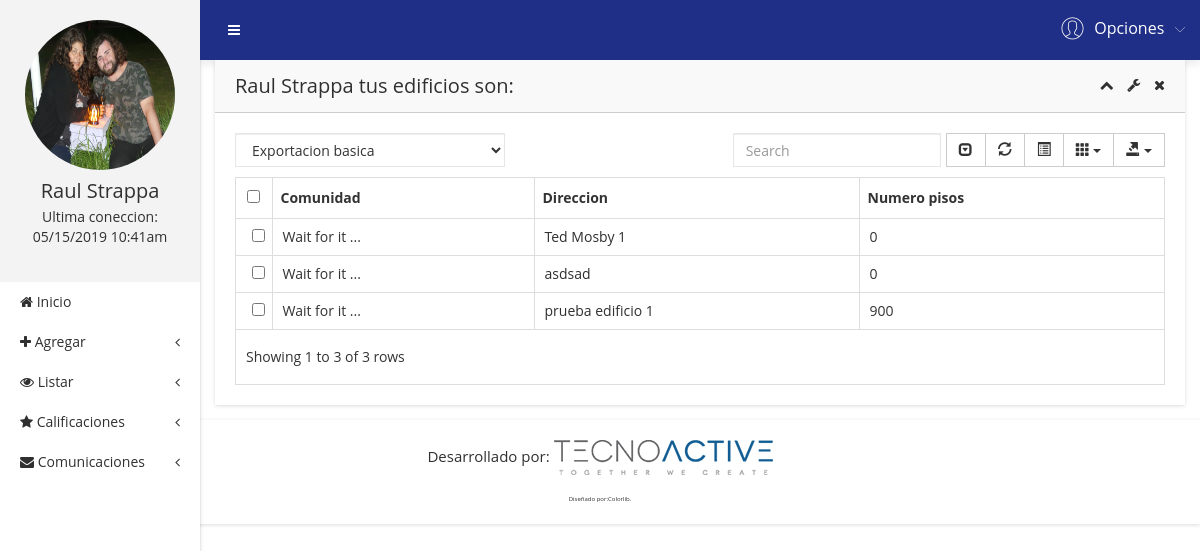
Before: /?c=Usuario&a=Edificios (signed in) with the older database file.
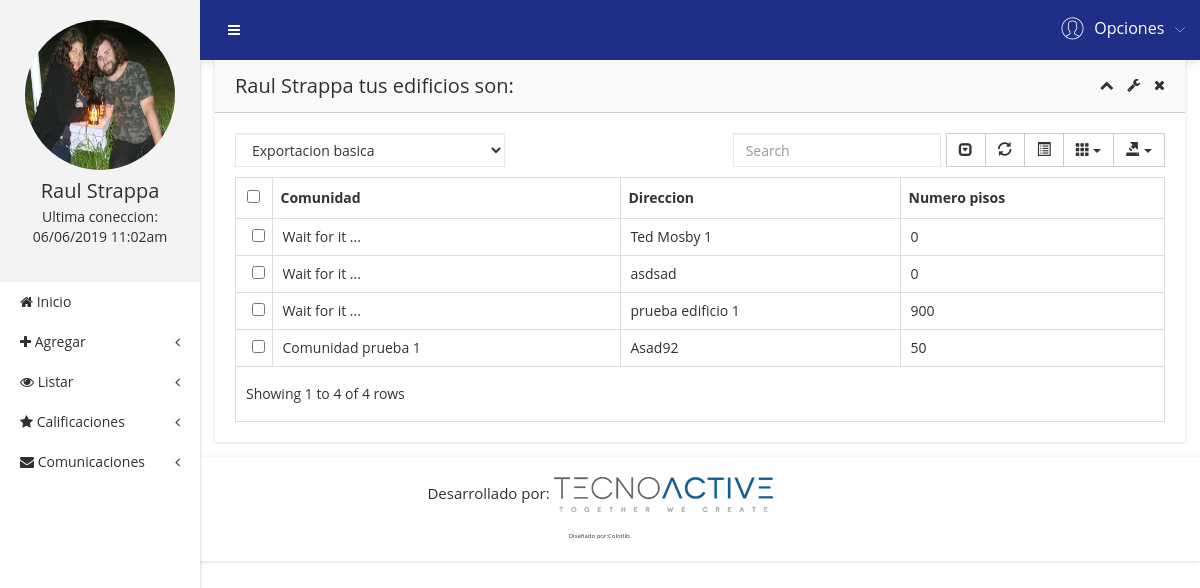
After: the same page with the newer database file.
### tables this page shows
CREATE TABLE `edificio` (
  `idEdificio` int(6) NOT NULL AUTO_INCREMENT,
  `idComunidad` int(6) NOT NULL,
  `direccionEdificio` varchar(200) NOT NULL,
  `numeroPisos` int(6) NOT NULL,
  `nombreEdificio` varchar(255) DEFAULT NULL,
  PRIMARY KEY (`idEdificio`)
);

CREATE TABLE `comunidad` (
  `idComunidad` int(6) NOT NULL AUTO_INCREMENT,
  `idAdmin` int(6) NOT NULL,
  `nombreComunidad` varchar(30) NOT NULL,
  `direccionComunidad` varchar(30) NOT NULL,
  `idRegion` int(20) NOT NULL,
  `idComuna` int(20) NOT NULL,
  PRIMARY KEY (`idComunidad`)
);

### controller/usuario.controller.php (called while the page is built, shortened)
<?php
require_once 'model/edificio.php';
class UsuarioController
{
    public function Edificios()
    {
      $e = new Edificio();
      require_once 'view/header.php';
      require_once 'view/listarEdificios.php';
      require_once 'view/footer.php';
    }
}
 ?>

### model/database.php (called while the page is built, shortened)
<?php
class Database
{
	public static function Conn()
	{
		$conn = new PDO('mysql:host=localhost;dbname=awake','root','',array(PDO::MYSQL_ATTR_INIT_COMMAND=>'SET NAMES \'UTF8\''));
		$conn -> setAttribute(PDO::ATTR_ERRMODE,PDO::ERRMODE_EXCEPTION);
		return $conn;
	}
}
?>

### model/edificio.php (called while the page is built, shortened)
<?php
class edificio
{
  private $conn;
  public function __CONSTRUCT()
   {
       try
       {
         $this->conn = Database::Conn();
       }
       catch(Exception $e)
       {
         die($e->getMessage());
       }
   }
   public function Listar()
   {
     $sql = $this->conn->prepare("SELECT * FROM edificio e join comunidad c using(idComunidad)");
     $sql->execute();
     return $sql->fetchAll(PDO::FETCH_OBJ);
   }
}
 ?>

### view/listarEdificios.php (the view, shortened to what the changed rows need)
        <div class="admin-dashone-data-table-area">
            <div class="container-fluid">
                <div class="row">
                    <div class="col-lg-12">
                        <div class="sparkline8-list shadow-reset">
                            <div class="sparkline8-hd">
                                <div class="main-sparkline8-hd">
                                    <h1><?php echo $_SESSION['nombre']." tus edificios son:" ?></h1>
                                    <div class="sparkline8-outline-icon">
                                        <span class="sparkline8-collapse-link"><i class="fa fa-chevron-up"></i></span>
                                        <span><i class="fa fa-wrench"></i></span>
                                        <span class="sparkline8-collapse-close"><i class="fa fa-times"></i></span>
                                    </div>
                                </div>
                            </div>
                            <div class="sparkline8-graph">
                                <div class="datatable-dashv1-list custom-datatable-overright">
                                    <div id="toolbar">
                                        <select class="form-control">
                                            <option value="">Exportacion basica</option>
                                        </select>
                                    </div>
                                    <table id="table" data-toggle="table" data-pagination="true" data-search="true" data-show-columns="true" data-show-pagination-switch="true" data-show-refresh="true" data-key-events="true" data-show-toggle="true" data-resizable="true" data-cookie="true" data-cookie-id-table="saveId" data-show-export="true" data-click-to-select="true" data-toolbar="#toolbar">
                                        <thead>
                                            <tr>
                                                <th data-field="Comunidad" data-editable="true">Comunidad</th>
                                                <th data-field="Direccion" data-editable="true">Direccion</th>
                                                <th data-field ="Numero pisos">Numero pisos</th>
                                            </tr>
                                        </thead>
                                        <tbody>
                                      <?php if ($_SESSION['idTipo'] >0): ?>
                                        <?php foreach ($e->ListarAdministrador($idAdmin) as $row): ?>
                                          <tr>
                                              <td></td>
                                              <td><?php echo $row->nombreComunidad ?></td>
                                              <td><a href="?c=Usuario&a=ListarEdificio&id=<?php echo $row->idEdificio ?>"><?php echo $row->direccionEdificio ?></a></td>
                                              <td><?php echo $row->numeroPisos; ?></td>
                                          </tr>
                                        <?php endforeach; ?>
                                      <?php elseif ($_SESSION['idTipo'] == 0): ?>
                                        <?php foreach ($e->Listar() as $row): ?>
                                          <tr>
                                              <td><?php echo $row->nombreComunidad ?></td>
                                              <td><a href="?c=Usuario&a=ListarEdificio&id=<?php echo $row->idEdificio ?>"><?php echo $row->direccionEdificio ?></a></td>
                                              <td><?php echo $row->numeroPisos; ?></td>
                                          </tr>
                                        <?php endforeach; ?>
                                      <?php endif; ?>
                                        </tbody>
                                    </table>
                                </div>
                            </div>
                        </div>
                    </div>
                </div>
            </div>
        </div>
    </div>
</div>

### view/header.php (shortened to what the changed rows need)
<!doctype html>
<html class="no-js" lang="en">
<head>
    <link rel="stylesheet" href="assets/css/bootstrap.min.css">
    <link rel="stylesheet" href="assets/css/font-awesome.min.css">
    <link rel="stylesheet" href="assets/css/adminpro-custon-icon.css">
    <link rel="stylesheet" href="assets/css/meanmenu.min.css">
    <link rel="stylesheet" href="assets/css/jquery.mCustomScrollbar.min.css">
    <link rel="stylesheet" href="assets/css/animate.css">
    <link rel="stylesheet" href="assets/css/data-table/bootstrap-table.css">
    <link rel="stylesheet" href="assets/css/data-table/bootstrap-editable.css">
    <link rel="stylesheet" href="assets/css/normalize.css">
    <link rel="stylesheet" href="assets/css/c3.min.css">
    <link rel="stylesheet" href="assets/css/form/all-type-forms.css">
    <link rel="stylesheet" href="assets/css/form.css">
    <link rel="stylesheet" href="assets/style.css">
    <link rel="stylesheet" href="assets/css/responsive.css">
    <link rel="stylesheet" href="assets/css/miCSS.css">
</head>
<body class="materialdesign">
    <div class="wrapper-pro">
        <div class="left-sidebar-pro">
            <nav id="sidebar">
                <div class="sidebar-header">
                    <a href="?c=Usuario&a=MiPerfil"><img src="<?php echo $_SESSION['fotoPerfil'] ?>" alt="" />
                    </a>
                    <h3><?php echo $_SESSION['nombre'] ?></h3>
                    <p>Ultima coneccion: <br> <?php echo $_SESSION['ultimaConexion'] ?></p>
                </div>
                <div class="left-custom-menu-adp-wrap">
                  <?php if ($_SESSION['idTipo'] == 0): ?>
                    <ul class="nav navbar-nav left-sidebar-menu-pro">
                        <li class="nav-item">
                            <a href="?c=Usuario&a=Dashboard" role="button" ><i class="fa big-icon fa-home"></i> <span class="mini-dn">Inicio</span> <span class=><i class=""></i></span></a>
                        </li>
                        <li class="nav-item"><a href="#" data-toggle="dropdown" role="button" aria-expanded="false" class="nav-link dropdown-toggle"><i class="fa big-icon fa-plus"></i> <span class="mini-dn">Agregar</span> <span class="indicator-right-menu mini-dn"><i class="fa indicator-mn fa-angle-left"></i></span></a>
                        </li>
                        <li class="nav-item"><a href="#" data-toggle="dropdown" role="button" aria-expanded="false" class="nav-link dropdown-toggle"><i class="fa big-icon fa-eye"></i> <span class="mini-dn">Listar</span> <span class="indicator-right-menu mini-dn"><i class="fa indicator-mn fa-angle-left"></i></span></a>
                        </li>
                        <li class="nav-item"><a href="#" data-toggle="dropdown" role="button" aria-expanded="false" class="nav-link dropdown-toggle"><i class="fa big-icon fa-star"></i> <span class="mini-dn">Calificaciones</span> <span class="indicator-right-menu mini-dn"><i class="fa indicator-mn fa-angle-left"></i></span></a>
                        </li>
                        <li class="nav-item"><a href="#" data-toggle="dropdown" role="button" aria-expanded="false" class="nav-link dropdown-toggle"><i class="fa big-icon fa-envelope"></i> <span class="mini-dn">Comunicaciones</span> <span class="indicator-right-menu mini-dn"><i class="fa indicator-mn fa-angle-left"></i></span></a>
                        </li>
                    </ul>
                  <?php endif; ?>
                </div>
            </nav>
        </div>
        <div class="content-inner-all">
            <div class="header-top-area">
                <div class="fixed-header-top">
                    <div class="container-fluid">
                        <div class="row">
                            <div class="col-lg-1 col-md-6 col-sm-6 col-xs-12">
                                <button type="button" id="sidebarCollapse" class="btn bar-button-pro header-drl-controller-btn btn-info navbar-btn">
                                    <i class="fa fa-bars"></i>
                                </button>
                            </div>
                            <div class="col-lg-5 col-md-5 col-sm-6 col-xs-12">
                                <div class="header-right-info">
                                    <ul class="nav navbar-nav mai-top-nav header-right-menu">
                                        <li class="nav-item">
                                            <a href="#" data-toggle="dropdown" role="button" aria-expanded="false" class="nav-link dropdown-toggle">
                                                <span class="adminpro-icon adminpro-user-rounded header-riht-inf"></span>
                                                <span class="admin-name">Opciones</span>
                                                <span class="author-project-icon adminpro-icon adminpro-down-arrow"></span>
                                            </a>
                                        </li>
                                    </ul>
                                </div>
                            </div>
                        </div>
                    </div>
                </div>
            </div>

Changed rows visible on the page:
added edificio: idComunidad.nombreComunidad "Comunidad prueba 1", direccionEdificio "Asad92", numeroPisos "50"
Other visible differences:
$_SESSION['ultimaConexion']: "05/15/2019 10:41am" → "06/06/2019 11:02am"
text written by a page script: "Showing 1 to 3 of 3 rows" → "Showing 1 to 4 of 4 rows"
